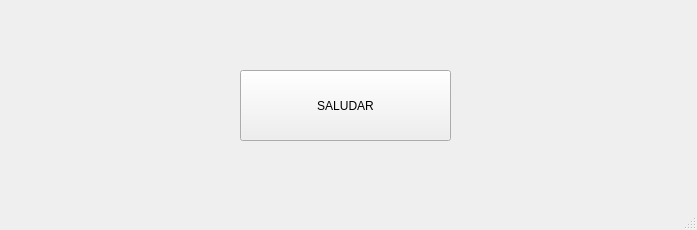
<?xml version="1.0" encoding="UTF-8"?>
<ui version="4.0">
 <class>MainWindow</class>
 <widget class="QMainWindow" name="MainWindow">
  <property name="geometry">
   <rect>
    <x>0</x>
    <y>0</y>
    <width>697</width>
    <height>230</height>
   </rect>
  </property>
  <property name="windowTitle">
   <string>MainWindow</string>
  </property>
  <widget class="QWidget" name="centralwidget">
   <widget class="QPushButton" name="pushButton">
    <property name="geometry">
     <rect>
      <x>240</x>
      <y>70</y>
      <width>211</width>
      <height>71</height>
     </rect>
    </property>
    <property name="text">
     <string>SALUDAR</string>
    </property>
   </widget>
  </widget>
  <widget class="QStatusBar" name="statusbar"/>
 </widget>
 <resources/>
 <connections/>
</ui>
